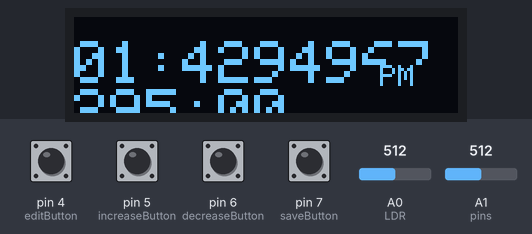
The sketch below on a simulated Arduino Uno, built with avr-gcc and run on an emulated ATmega328P. Shown: 128×32 one-colour display. The test bench sets the inputs (shaded band); at power-on: pin 4 (editButton), pin 7 (saveButton) HIGH, pin 5 (increaseButton), pin 6 (decreaseButton) LOW, A0 (LDR) = 512, A1 (pins) = 512. What the sketch prints to the serial monitor is not drawn.

Above: at 1.2 s.
1.3 s: pin 4 (editButton) pulled LOW for 0.15 s
At 1.9 s:
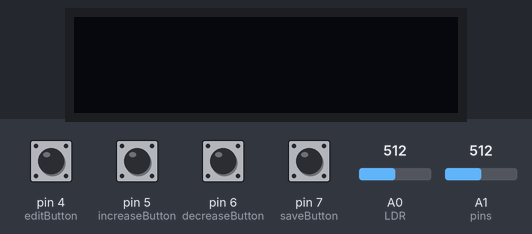
4.4 s: A0 (LDR) set to 610
At 4.49 s:
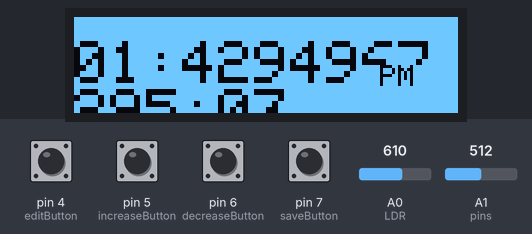
5.9 s: A0 (LDR) set to 590
At 6.3 s:
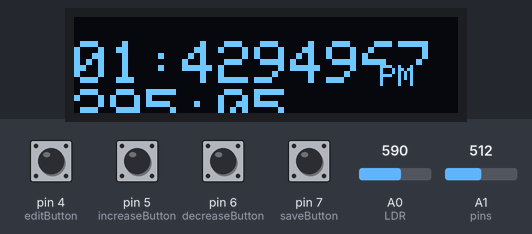
7.4 s: pin 6 (decreaseButton) pulled HIGH for 0.15 s
At 8.31 s:
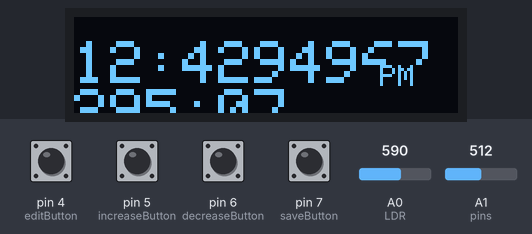
10.0 s: pin 5 (increaseButton) pulled HIGH for 0.15 s
At 10.36 s:
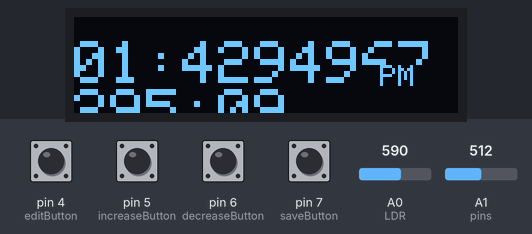
10.7 s: pin 5 (increaseButton) pulled HIGH for 1 s
At 12.32 s:
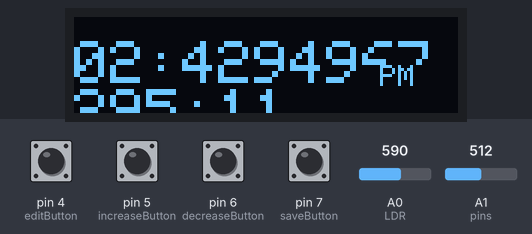
Timing chart, 0 to 13.8 s (numbered marks = the images above; inputs shaded):
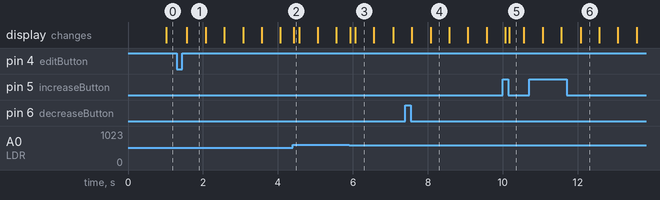

Measured:
- after the input at 1.3 s, the display: changes after 0.27 s (image 1)
- after the input at 4.4 s, the display: changes at once (image 2)
- after the input at 5.9 s, the display: first changes at once (image 3 shows a later state)
- after the input at 10.0 s, the display: first differs from a run without the input after 0.17 s (image 5)
- what the display in image 1 shows lasts 0.5 s, from 1.6 s to 2.1 s

The sketch:

lab_7.ino
```cpp
#include <SPI.h>
#include <Wire.h>
#include <Adafruit_GFX.h>
#include <Adafruit_SSD1306.h>
#include <EEPROM.h>
#include <TimerOne.h>

#define SCREEN_WIDTH 128
#define SCREEN_HEIGHT 32

#define OLED_RESET -1
Adafruit_SSD1306 OLED(SCREEN_WIDTH, SCREEN_HEIGHT, &Wire, OLED_RESET);

struct myTime {
  unsigned long hours;
  unsigned long minutes;
  unsigned long seconds;
  char AmPm[3];
};
unsigned long timerSec = millis();
bool AmPmState = true;


#define saveButton 7
#define editButton 4
#define increaseButton 5
#define decreaseButton 6
bool increaseButtonState;
bool decreaseButtonState;
bool lastIncreaseBState;
bool lastDecreaseBState;
bool editButtonState;
bool lastEditButtonState;

int eeAddress = 0;

myTime Clock = {
  0,
  0,
  0,
  "AM"
};

int editClockTimeUnit = 0;
bool editTimeClock = true;
bool editTimePressed = false;
bool lastEditTimePressed = false;
unsigned long timerSec2 = millis();
bool clockBlink = false;

#define LDR A0
int valueLDR;
bool clockInverse = false;
int lastValueLDR;

#define analogZ A1
#define analogY A2
#define analogX A3
bool clockRotation = false;
const unsigned int numAxes = 3;
const unsigned int pins[numAxes] = {analogX, analogY, analogZ};
const unsigned int  bufferSize = 16;
int buffer[numAxes] [bufferSize];
int bufferPos[numAxes] = {0};

void setup() {
  Serial.begin(9600);

  if (!OLED.begin(SSD1306_SWITCHCAPVCC, 0x3C))
  {
    Serial.println("SSD1306 allocation failed");
  }
  else
  {
    Serial.println("ArdinoAll OLED Start Work !!!");
  }

  pinMode(saveButton, INPUT);
  pinMode(editButton, INPUT);
  pinMode(increaseButton, INPUT);
  pinMode(decreaseButton, INPUT);

  EEPROM.get(eeAddress, Clock);
  Serial.println(Clock.hours);
  Serial.println(Clock.minutes);
  Serial.println(Clock.seconds);
  Serial.println(Clock.AmPm);

  Timer1.initialize(500000);
  Timer1.attachInterrupt(blinkCount);
}

void loop() {
  timeCount();

  if (editTimePressed == false)
  {
    clockTime();
  }
  else if (editTimePressed == true)
  {
    editClockBlink();
  }

  if (!digitalRead(saveButton))
  {
    Serial.println("save push");
    EEPROM.put(eeAddress, Clock);
  }

  editButtonState = digitalRead(editButton);
  if (editButtonState == LOW && lastEditButtonState != editButtonState)
  {
    editClockTimeUnit++;
    Serial.println(editClockTimeUnit);
  }
  lastEditButtonState = editButtonState;

  if (editClockTimeUnit == 1)
  {
    editTimePressed = true;
    indeCrease(1);
  }
  else if (editClockTimeUnit == 2)
  {
    editTimePressed = true;
    indeCrease(2);
  }
  else if (editClockTimeUnit == 3)
  {
    editTimePressed = true;
    indeCrease(3);
  }
  else if (editClockTimeUnit == 4)
  {
    editTimePressed = true;
    indeCrease(4);
  }
  else if (editClockTimeUnit == 5)
  {
    editClockTimeUnit = 0;
    editTimePressed = false;
  }

  valueLDR = analogRead(LDR);
  if (valueLDR > 600)
  {
    clockInverse = true;
  }
  else
  {
    clockInverse = false;
  }

  if (getZ() < 400)
  {
    clockRotation = true;
  }
  else
  {
    clockRotation = false;
  }
}


void timeCount()
{
  if (millis() - timerSec >= 1000)
  {
    Clock.seconds += 1;
    timerSec += 1000;
  }

  if (Clock.seconds == 60)
  {
    Clock.minutes += 1;
    Clock.seconds = 0;
  }
  if (Clock.minutes == 60)
  {
    Clock.hours += 1;
    Clock.minutes = 0;
  }
  if (Clock.hours > 12)
  {
    Clock.hours = 1;
    AmPmState = !AmPmState;
  }
}

void clockTime()
{
  OLED.clearDisplay();
  if (clockRotation == true)
  {
    OLED.setRotation(2);
  }
  else
  {
    OLED.setRotation(0);
  }
  if (clockInverse == true)
  {
    OLED.invertDisplay(1);
  }
  else
  {
    OLED.invertDisplay(0);
  }
  OLED.setTextColor(WHITE, BLACK);
  OLED.setCursor(0, 8);
  OLED.setTextSize(2);
  if (Clock.hours < 10)
  {
    OLED.print(0);
  }
  OLED.print(Clock.hours);
  OLED.print(":");
  if (Clock.minutes < 10)
  {
    OLED.print(0);
  }
  OLED.print(Clock.minutes);
  OLED.print(":");
  if (Clock.seconds < 10)
  {
    OLED.print(0);
  }
  OLED.print(Clock.seconds);
  OLED.setCursor(96, 16);
  OLED.setTextSize(1);
  OLED.print(" ");
  if (AmPmState == true)
  {
    strcpy(Clock.AmPm, "AM");
    OLED.print(Clock.AmPm);
  }
  else
  {
    strcpy(Clock.AmPm, "PM");
    OLED.print(Clock.AmPm);
  }
  OLED.display();
}

void clockTimeBlink()
{
  OLED.clearDisplay();
  if (clockRotation == true)
  {
    OLED.setRotation(2);
  }
  else
  {
    OLED.setRotation(0);
  }
  if (clockInverse == true)
  {
    OLED.invertDisplay(1);
  }
  else
  {
    OLED.invertDisplay(0);
  }
  OLED.setTextColor(BLACK, BLACK);
  OLED.setCursor(0, 8);
  OLED.setTextSize(2);
  if (Clock.hours < 10)
  {
    OLED.print(0);
  }
  OLED.print(Clock.hours);
  OLED.print(":");
  if (Clock.minutes < 10)
  {
    OLED.print(0);
  }
  OLED.print(Clock.minutes);
  OLED.print(":");
  if (Clock.seconds < 10)
  {
    OLED.print(0);
  }
  OLED.print(Clock.seconds);
  OLED.setCursor(96, 16);
  OLED.setTextSize(1);
  OLED.print(" ");
  if (AmPmState == true)
  {
    strcpy(Clock.AmPm, "AM");
    OLED.print(Clock.AmPm);
  }
  else
  {
    strcpy(Clock.AmPm, "PM");
    OLED.print(Clock.AmPm);
  }
  OLED.display();
  timerSec2 += 1000;
}

void editClockBlink()
{
  if (clockBlink)
  {
    clockTimeBlink();
  }
  else
  {
    clockTime();
  }
}

void blinkCount()
{
  clockBlink = !clockBlink;
}

void indeCrease(int timeUnit)
{
  increaseButtonState = digitalRead(increaseButton);
  decreaseButtonState = digitalRead(decreaseButton);
  if (timeUnit == 1)
  {
    if (increaseButtonState == LOW && lastIncreaseBState != increaseButtonState)
    {
      Clock.hours++;
      if (Clock.hours > 12)
      {
        Clock.hours = 1;
      }
    }
    lastIncreaseBState = increaseButtonState;
    if (decreaseButtonState == LOW && lastDecreaseBState != decreaseButtonState)
    {
      Clock.hours--;
      Serial.println("-");
      if (Clock.hours < 1)
      {
        Clock.hours = 12;
      }
    }
    lastDecreaseBState = decreaseButtonState;
  }

  if (timeUnit == 2)
  {
    if (increaseButtonState == LOW && lastIncreaseBState != increaseButtonState)
    {
      Clock.minutes++;
      if (Clock.minutes > 59)
      {
        Clock.minutes = 1;
      }
    }
    lastIncreaseBState = increaseButtonState;
    if (decreaseButtonState == LOW && lastDecreaseBState != decreaseButtonState)
    {
      Clock.minutes--;
      if (Clock.minutes < 1)
      {
        Clock.minutes = 59;
      }
    }
    lastDecreaseBState = decreaseButtonState;
  }

  if (timeUnit == 3)
  {
    if (increaseButtonState == LOW && lastIncreaseBState != increaseButtonState)
    {
      Clock.seconds++;
      if (Clock.seconds > 59)
      {
        Clock.seconds = 1;
      }
    }
    lastIncreaseBState = increaseButtonState;
    if (decreaseButtonState == LOW && lastDecreaseBState != decreaseButtonState)
    {
      Clock.seconds--;
      if (Clock.seconds < 1)
      {
        Clock.seconds = 59;
      }
    }
    lastDecreaseBState = decreaseButtonState;
  }

  if (timeUnit == 4)
  {
    if (increaseButtonState == LOW && lastIncreaseBState != increaseButtonState)
    {
      AmPmState = !AmPmState;
    }
    lastIncreaseBState = increaseButtonState;
    if (decreaseButtonState == LOW && lastDecreaseBState != decreaseButtonState)
    {
      AmPmState = !AmPmState;
    }
    lastDecreaseBState = decreaseButtonState;
  }
}

int getAxis(const int axis)
{
  buffer[axis][bufferPos[axis]] = analogRead(pins[axis]);
  bufferPos[axis] = (bufferPos[axis] + 1) % bufferSize;
  long sum = 0;
  for (unsigned int i = 0; i < bufferSize; i++)
  {
    sum += buffer[axis][i];
  }
  return round(sum / bufferSize);
}

int getX()
{
  return getAxis(0);
}

int getY()
{
  return getAxis(1);
}

int getZ()
{
  return getAxis(2);
}
```
